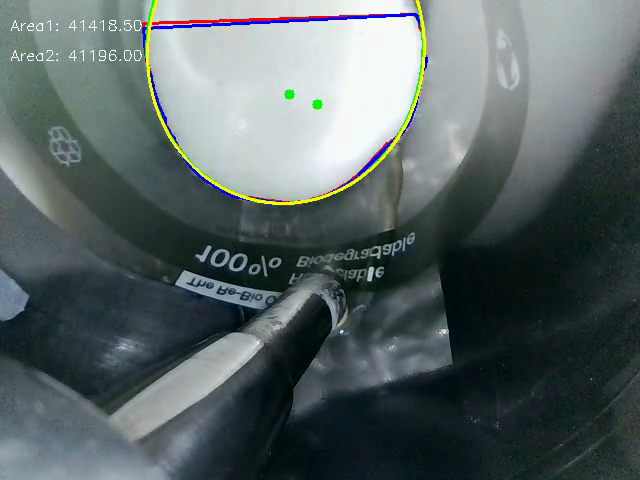
#> input picture frame 29 of output5e.mp4, 640 x 480 px, given in place of 5.mp4, which was not available
$ python video_beer_segmenter.py
#> lines starting #> are read from the running program, lines starting #| are printed output that depends on the picture; pictures that were not available may be replaced by others from this repository, and a replacement may not be noted
import cv2
import numpy as np
import os
from kmeans import segment_image, find_largest_cluster_contours, merge_contours_outer, find_most_bordering_contour
from tqdm import tqdm
from PIL import Image

use_combined_method = False

def load_and_preprocess_image(frame):
    img = cv2.cvtColor(frame, cv2.COLOR_BGR2GRAY)
    _, img = cv2.threshold(img, 200, 255, cv2.THRESH_TRUNC)
    blurred = cv2.GaussianBlur(img, (13, 13), 0)
    blurred = cv2.medianBlur(blurred, 15)
    clahe = cv2.createCLAHE(clipLimit=1.8, tileGridSize=(4, 4))
    blurred = clahe.apply(blurred)
    edges = cv2.Canny(blurred, threshold1=30, threshold2=80)
    return edges

def remove_region_from_edges(image, path):
    if not os.path.exists(path):
        return image

    with open(path, 'r') as file:
        points = [tuple(map(int, line.strip().split(','))) for line in file]

    height, width = image.shape
    bottom_left = (0, height)
    points.append(bottom_left)
    mask = np.zeros(image.shape, dtype=np.uint8)
    points = np.array(points, dtype=np.int32)
    cv2.fillPoly(mask, [points], 255)
    return cv2.bitwise_and(image, image, mask=~mask)

# [63 lines left out: function find_inner_contour2, not called in this run]

def find_inner_contour(edges, center, num_rays=360):
    height, width = edges.shape
    angles = np.linspace(0, 2 * np.pi, num_rays)
    contour_points = []

    for angle in angles:
        for r in range(1, min(width, height)):
            x = int(center[0] + r * np.cos(angle))
            y = int(center[1] + r * np.sin(angle))

            if 0 <= x < width and 0 <= y < height and edges[y, x] > 0:
                contour_points.append([x, y])
                break

    return np.array(contour_points, dtype=np.int32)


def calculate_contour_area(contour):
    if contour is None:
        return 0
    if len(contour) == 0:
        return 0
    return cv2.contourArea(contour)

def move_center_smoothly(initial, final, step, total_steps):
    progress = step / total_steps
    easing = progress  # Movimento lineare
    new_x = int(initial[0] + (final[0] - initial[0]) * easing)
    new_y = int(initial[1] + (final[1] - initial[1]) * easing)
    return (new_x, new_y)

# [35 lines left out: functions find_kmeans_contour, remove_inner_contours, not called in this run]

def merge_contours(contours):
    merged = np.vstack(contours) if contours else np.array([])
    return merged.reshape((-1, 1, 2)) if merged.size else None

import cv2
import numpy as np
from PIL import Image

import cv2
import numpy as np
from PIL import Image

# [90 lines left out: function apply_diagonal_contours, not called in this run]


def process_frame(frame, center, max_area):
    global use_combined_method
    edges = load_and_preprocess_image(frame)

    # Rimuovi i bordi che cadono dentro i punti nel file "points_to_crop.txt"
    mask = remove_region_from_edges(np.zeros_like(edges), "points_to_crop.txt")
    edges = cv2.bitwise_and(edges, edges, mask=~mask)  # Applica la maschera per rimuovere i bordi

    kernel = np.ones((3, 3), np.uint8)
    edges = cv2.dilate(edges, kernel, iterations=1)

    if use_combined_method:
        contour = find_kmeans_contour(frame)
        #contour = apply_diagonal_contours(frame, edges, center)
    else:
        #contour = find_inner_contour(edges, center, prev_contour)
        contour = find_inner_contour(edges, center)

    area = calculate_contour_area(contour)
    output_img = cv2.cvtColor(edges, cv2.COLOR_GRAY2BGR)

    if area > max_area:
        max_area = area

    if area > 120000 and not use_combined_method:
        use_combined_method = True


    if contour is not None:
        cv2.drawContours(output_img, [contour], -1, (0, 0, 255), 2)
        cv2.drawContours(frame, [contour], -1, (0, 0, 255), 2)

    else:
        print("Contorno non trovato")

    # Mostra l'area calcolata
    cv2.putText(frame, f"Beer level: {max_area/215000*100:.0f}%", (10, 30), cv2.FONT_HERSHEY_SIMPLEX, 0.5, (255, 255, 255), 1)
    if not use_combined_method:
        cv2.circle(frame, center, 5, (0, 255, 0), -1)
        cv2.circle(output_img, center, 5, (0, 255, 0), -1)

    return frame, contour, max_area


def process_video(video_path, output_path, initial_center, final_center):
#> called with video_path = 'videos/5.mp4', output_path = 'output5e.mp4', initial_center = (300, 65), final_center = (386, 279)
    cap = cv2.VideoCapture(video_path)
    if not cap.isOpened():
        print("Errore nell'apertura del video")
        return

    frame_width = int(cap.get(3))
    frame_height = int(cap.get(4))
    fps = int(cap.get(cv2.CAP_PROP_FPS))
    fourcc = cv2.VideoWriter_fourcc(*'XVID')
    temp_output = "temp.avi"
    out = cv2.VideoWriter(temp_output, fourcc, fps, (frame_width, frame_height))

    prev_contour = None
    max_area = 0  # Inizializza l'area massima
    frame_count = int(cap.get(cv2.CAP_PROP_FRAME_COUNT))

    for step in tqdm(range(frame_count), desc="Elaborazione video", unit="frame"):
        ret, frame = cap.read()
        if not ret:
            break

        center = move_center_smoothly(initial_center, final_center, step, frame_count*0.9)
        processed_frame, prev_contour, max_area = process_frame(frame, center, max_area)
        out.write(processed_frame)
#> this loop made 31 passes; (reads points_to_crop.txt from the repository)
#> (area in process_frame, max_area) on passes 1 to 12: (38576.5, 38576.5), (39802, 39802), (34000, 39802), (40613.5, 40613.5), (40494, 40613.5), (40723.5, 40723.5), (41279, 41279), (42595, 42595), (42949, 42949), (43147.5, 43147.5), (43051, 43147.5), (39295, 43147.5)
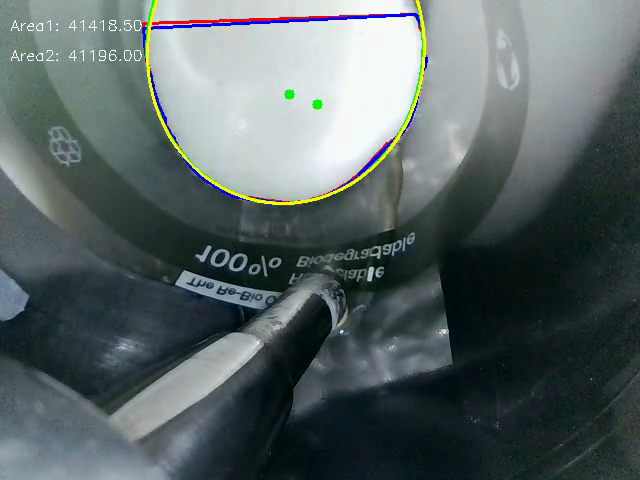
#> input picture frame 29 of output5e.mp4, 640 x 480 px, given in place of 5.mp4, which was not available
#> pass 1, in load_and_preprocess_image, `img = cv2.cvtColor(frame, cv2.COLOR_BGR2GRAY)`:
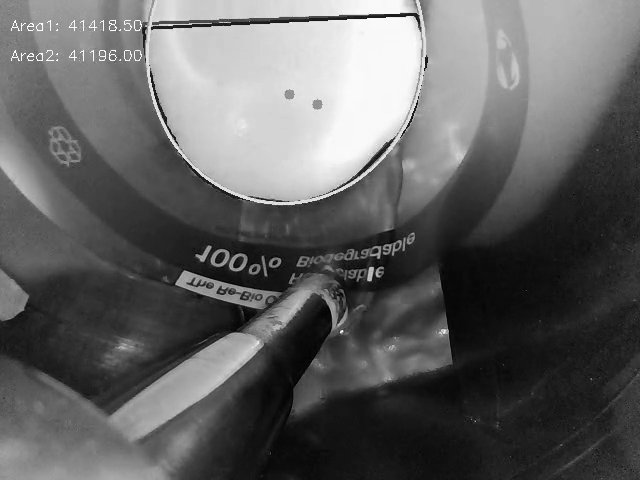
#> img: shape (480, 640); min 0, max 255, mean 97.8
#> pass 1, in load_and_preprocess_image, `_, img = cv2.threshold(img, 200, 255, cv2.THRESH_TRUNC)`:
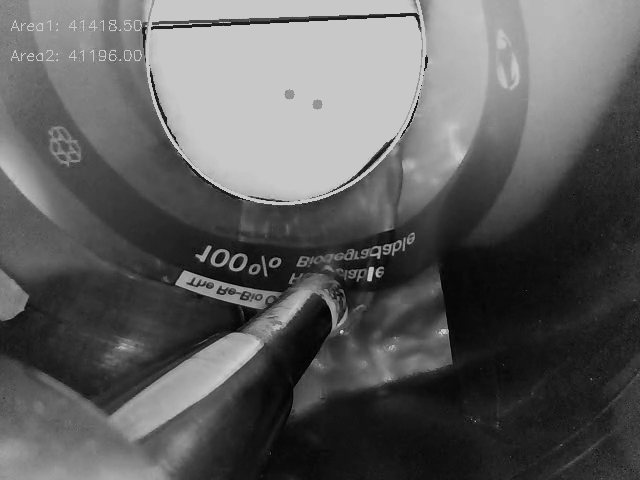
#> img: shape (480, 640); min 0, max 200, mean 94.5
#> pass 1, in load_and_preprocess_image, `blurred = cv2.GaussianBlur(img, (13, 13), 0)`:
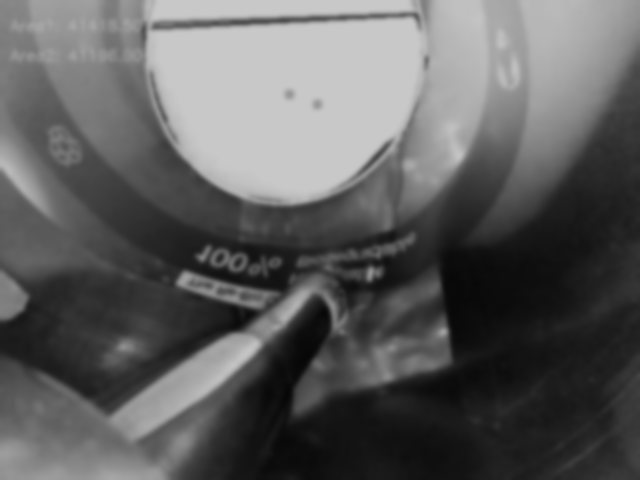
#> blurred: shape (480, 640); min 7, max 200, mean 94.5
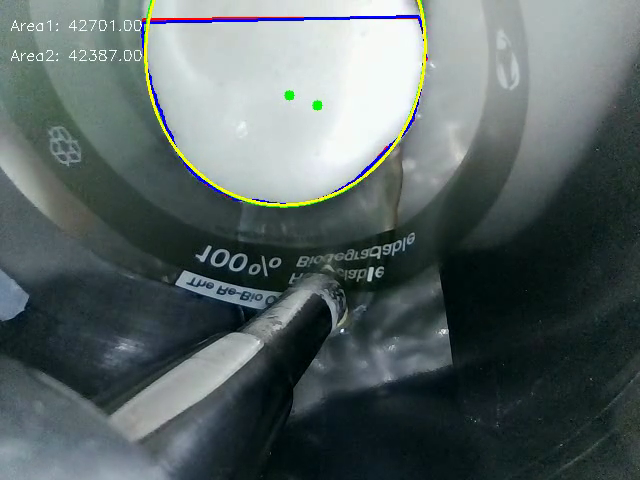
#> input picture frame 30 of output5e.mp4, 640 x 480 px, given in place of 5.mp4, which was not available
#> after the loop:
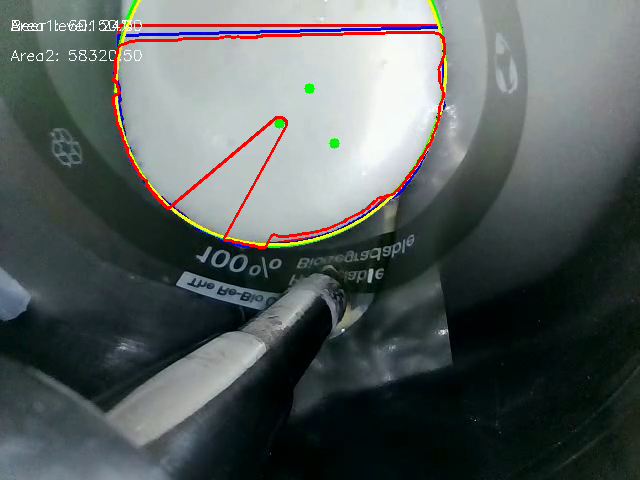
#> frame: shape (480, 640, 3); mean B, G, R 93.1, 94.5, 87.5

    cap.release()
    out.release()

    os.system(f"ffmpeg -i temp.avi -vcodec libx264 {output_path}")
    os.remove("temp.avi")
    print("Elaborazione completata. Video salvato in:", output_path)

def main():
    video_path = "videos/5.mp4"
    output_path = "output5e.mp4"
    initial_center = (300, 65)
    final_center = (386, 279)
    process_video(video_path, output_path, initial_center, final_center)

if __name__ == "__main__":
    main()
